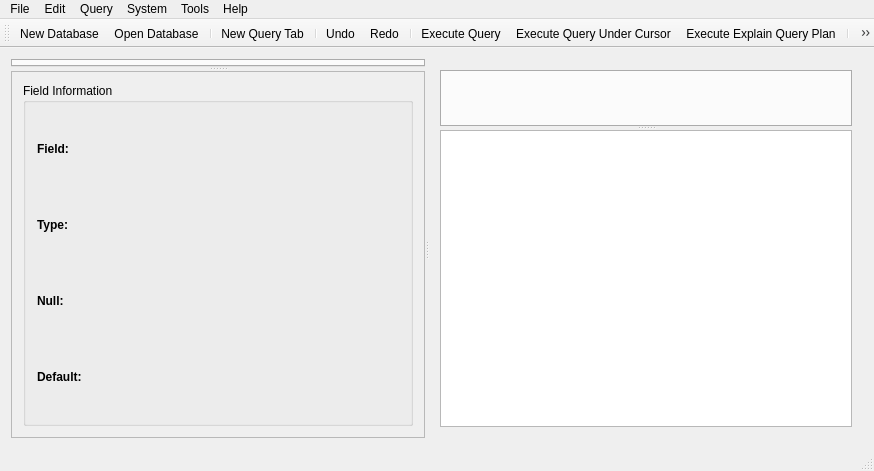
<?xml version="1.0" encoding="UTF-8"?>
<ui version="4.0">
 <class>FrmMainWindow</class>
 <widget class="QMainWindow" name="FrmMainWindow">
  <property name="geometry">
   <rect>
    <x>0</x>
    <y>0</y>
    <width>874</width>
    <height>471</height>
   </rect>
  </property>
  <property name="windowTitle">
   <string/>
  </property>
  <property name="windowIcon">
   <iconset resource="resursi.qrc">
    <normaloff>:/icons/icons/kosqlite.png</normaloff>:/icons/icons/kosqlite.png</iconset>
  </property>
  <widget class="QWidget" name="centralWidget">
   <layout class="QVBoxLayout" name="verticalLayout_2">
    <item>
     <widget class="QSplitter" name="splitterLeveOdDesneStrane">
      <property name="orientation">
       <enum>Qt::Horizontal</enum>
      </property>
      <widget class="QSplitter" name="splitterDatabaseOdFieldInformation">
       <property name="orientation">
        <enum>Qt::Vertical</enum>
       </property>
       <widget class="QTabWidget" name="tabDatabase">
        <property name="currentIndex">
         <number>-1</number>
        </property>
        <property name="tabsClosable">
         <bool>true</bool>
        </property>
        <property name="movable">
         <bool>true</bool>
        </property>
       </widget>
       <widget class="QScrollArea" name="scrollArea">
        <property name="widgetResizable">
         <bool>true</bool>
        </property>
        <widget class="QWidget" name="scrollAreaWidgetContents">
         <property name="geometry">
          <rect>
           <x>0</x>
           <y>0</y>
           <width>462</width>
           <height>349</height>
          </rect>
         </property>
         <layout class="QVBoxLayout" name="verticalLayout_3">
          <item>
           <widget class="QGroupBox" name="gbFieldInformation">
            <property name="sizePolicy">
             <sizepolicy hsizetype="Expanding" vsizetype="Preferred">
              <horstretch>0</horstretch>
              <verstretch>0</verstretch>
             </sizepolicy>
            </property>
            <property name="title">
             <string>Field Information</string>
            </property>
            <layout class="QVBoxLayout" name="verticalLayout_4">
             <item>
              <layout class="QGridLayout" name="fieldGrid">
               <item row="1" column="0">
                <widget class="QLabel" name="lblType">
                 <property name="text">
                  <string>&lt;html&gt;&lt;head/&gt;&lt;body&gt;&lt;p&gt;&lt;span style=&quot; font-weight:600;&quot;&gt;Type:&lt;/span&gt;&lt;/p&gt;&lt;/body&gt;&lt;/html&gt;</string>
                 </property>
                </widget>
               </item>
               <item row="2" column="0">
                <widget class="QLabel" name="lblNull">
                 <property name="text">
                  <string>&lt;html&gt;&lt;head/&gt;&lt;body&gt;&lt;p&gt;&lt;span style=&quot; font-weight:600;&quot;&gt;Null:&lt;/span&gt;&lt;/p&gt;&lt;/body&gt;&lt;/html&gt;</string>
                 </property>
                </widget>
               </item>
               <item row="0" column="0">
                <widget class="QLabel" name="lblField">
                 <property name="text">
                  <string>&lt;html&gt;&lt;head/&gt;&lt;body&gt;&lt;p&gt;&lt;span style=&quot; font-weight:600;&quot;&gt;Field:&lt;/span&gt;&lt;/p&gt;&lt;/body&gt;&lt;/html&gt;</string>
                 </property>
                </widget>
               </item>
               <item row="3" column="0">
                <widget class="QLabel" name="lblDefault">
                 <property name="text">
                  <string>&lt;html&gt;&lt;head/&gt;&lt;body&gt;&lt;p&gt;&lt;span style=&quot; font-weight:600;&quot;&gt;Default:&lt;/span&gt;&lt;/p&gt;&lt;/body&gt;&lt;/html&gt;</string>
                 </property>
                </widget>
               </item>
              </layout>
             </item>
            </layout>
           </widget>
          </item>
         </layout>
        </widget>
       </widget>
      </widget>
      <widget class="QWidget" name="layoutWidget">
       <layout class="QVBoxLayout" name="verticalLayout">
        <item>
         <widget class="QSplitter" name="splitterQueryOdTblOdMessage">
          <property name="orientation">
           <enum>Qt::Vertical</enum>
          </property>
          <widget class="QTabWidget" name="tabResult">
           <property name="tabPosition">
            <enum>QTabWidget::South</enum>
           </property>
           <property name="tabsClosable">
            <bool>true</bool>
           </property>
          </widget>
          <widget class="QTableWidget" name="tblOutput">
           <property name="sizeAdjustPolicy">
            <enum>QAbstractScrollArea::AdjustToContents</enum>
           </property>
          </widget>
         </widget>
        </item>
       </layout>
      </widget>
     </widget>
    </item>
   </layout>
  </widget>
  <widget class="QMenuBar" name="menuBar">
   <property name="geometry">
    <rect>
     <x>0</x>
     <y>0</y>
     <width>874</width>
     <height>19</height>
    </rect>
   </property>
   <widget class="QMenu" name="menuFile">
    <property name="title">
     <string>File</string>
    </property>
    <addaction name="actionNew_Database"/>
    <addaction name="actionOpen_Database"/>
    <addaction name="actionRecent_Databases"/>
    <addaction name="separator"/>
    <addaction name="actionNew_Query_Tab"/>
    <addaction name="actionClose_All_Querys_Except_This"/>
    <addaction name="actionClose_All_Querys"/>
    <addaction name="separator"/>
    <addaction name="actionOpen_SQL_Script"/>
    <addaction name="actionSave_SQL_Script"/>
    <addaction name="actionSave_SQL_Script_As"/>
    <addaction name="separator"/>
    <addaction name="actionPrint"/>
    <addaction name="separator"/>
    <addaction name="actionExit"/>
   </widget>
   <widget class="QMenu" name="menuEdit">
    <property name="title">
     <string>Edit</string>
    </property>
    <addaction name="actionUndo"/>
    <addaction name="actionRedo"/>
    <addaction name="separator"/>
    <addaction name="actionCut"/>
    <addaction name="actionCopy"/>
    <addaction name="actionPaste"/>
    <addaction name="actionDelete"/>
    <addaction name="separator"/>
    <addaction name="actionSelect_All"/>
    <addaction name="separator"/>
    <addaction name="actionFind"/>
    <addaction name="actionFind_And_Replace"/>
   </widget>
   <widget class="QMenu" name="menuQuery">
    <property name="title">
     <string>Query</string>
    </property>
    <addaction name="actionExecute_Query"/>
    <addaction name="actionExecute_Query_Under_Cursor"/>
    <addaction name="actionExecute_Explain_Query_Plan"/>
    <addaction name="separator"/>
    <addaction name="actionStop_Query"/>
   </widget>
   <widget class="QMenu" name="menuTools">
    <property name="title">
     <string>Tools</string>
    </property>
    <addaction name="actionOptions"/>
    <addaction name="separator"/>
    <addaction name="actionReset_Layout"/>
   </widget>
   <widget class="QMenu" name="menuHelp">
    <property name="title">
     <string>Help</string>
    </property>
    <addaction name="actionHelp"/>
    <addaction name="separator"/>
    <addaction name="actionCheck_For_Updates"/>
    <addaction name="separator"/>
    <addaction name="actionAbout_Qt"/>
    <addaction name="actionAbout_KoSQLite"/>
   </widget>
   <widget class="QMenu" name="menuSystem">
    <property name="title">
     <string>System</string>
    </property>
    <addaction name="actionExport_Schema"/>
    <addaction name="actionDump_Database"/>
    <addaction name="separator"/>
    <addaction name="actionAnalyze_Statistics"/>
    <addaction name="actionVacuum"/>
    <addaction name="separator"/>
    <addaction name="actionAttach_Database"/>
    <addaction name="separator"/>
    <addaction name="actionPragma_Statements"/>
   </widget>
   <addaction name="menuFile"/>
   <addaction name="menuEdit"/>
   <addaction name="menuQuery"/>
   <addaction name="menuSystem"/>
   <addaction name="menuTools"/>
   <addaction name="menuHelp"/>
  </widget>
  <widget class="QToolBar" name="mainToolBar">
   <property name="windowTitle">
    <string>Main Tool Bar</string>
   </property>
   <property name="iconSize">
    <size>
     <width>32</width>
     <height>32</height>
    </size>
   </property>
   <attribute name="toolBarArea">
    <enum>TopToolBarArea</enum>
   </attribute>
   <attribute name="toolBarBreak">
    <bool>false</bool>
   </attribute>
   <addaction name="actionNew_Database"/>
   <addaction name="actionOpen_Database"/>
   <addaction name="separator"/>
   <addaction name="actionNew_Query_Tab"/>
   <addaction name="separator"/>
   <addaction name="actionUndo"/>
   <addaction name="actionRedo"/>
   <addaction name="separator"/>
   <addaction name="actionExecute_Query"/>
   <addaction name="actionExecute_Query_Under_Cursor"/>
   <addaction name="actionExecute_Explain_Query_Plan"/>
   <addaction name="separator"/>
   <addaction name="actionStop_Query"/>
   <addaction name="separator"/>
   <addaction name="actionReload"/>
  </widget>
  <widget class="QStatusBar" name="statusBar"/>
  <action name="actionNew_Database">
   <property name="icon">
    <iconset resource="resursi.qrc">
     <normaloff>:/icons/icons/database.png</normaloff>:/icons/icons/database.png</iconset>
   </property>
   <property name="text">
    <string>New Database...</string>
   </property>
  </action>
  <action name="actionOpen_Database">
   <property name="icon">
    <iconset resource="resursi.qrc">
     <normaloff>:/icons/icons/opendatabase.png</normaloff>:/icons/icons/opendatabase.png</iconset>
   </property>
   <property name="text">
    <string>Open Database...</string>
   </property>
  </action>
  <action name="actionRecent_Databases">
   <property name="text">
    <string>Recent Databases</string>
   </property>
  </action>
  <action name="actionNew_Query_Tab">
   <property name="icon">
    <iconset resource="resursi.qrc">
     <normaloff>:/icons/icons/newtab.png</normaloff>:/icons/icons/newtab.png</iconset>
   </property>
   <property name="text">
    <string>New Query Tab</string>
   </property>
   <property name="toolTip">
    <string>New Query Tab Ctrl+T</string>
   </property>
   <property name="shortcut">
    <string>Ctrl+T</string>
   </property>
  </action>
  <action name="actionClose_All_Querys_Except_This">
   <property name="icon">
    <iconset resource="resursi.qrc">
     <normaloff>:/icons/icons/closetabs.png</normaloff>:/icons/icons/closetabs.png</iconset>
   </property>
   <property name="text">
    <string>Close All Querys Except This</string>
   </property>
  </action>
  <action name="actionOpen_SQL_Script">
   <property name="icon">
    <iconset resource="resursi.qrc">
     <normaloff>:/icons/icons/open.png</normaloff>:/icons/icons/open.png</iconset>
   </property>
   <property name="text">
    <string>Open SQL Script...</string>
   </property>
   <property name="toolTip">
    <string>Open SQL Script Ctrl+O</string>
   </property>
   <property name="shortcut">
    <string>Ctrl+O</string>
   </property>
  </action>
  <action name="actionSave_SQL_Script">
   <property name="icon">
    <iconset resource="resursi.qrc">
     <normaloff>:/icons/icons/save.png</normaloff>:/icons/icons/save.png</iconset>
   </property>
   <property name="text">
    <string>Save SQL Script</string>
   </property>
   <property name="toolTip">
    <string>Save SQL Script Ctrl+S</string>
   </property>
   <property name="shortcut">
    <string>Ctrl+S</string>
   </property>
  </action>
  <action name="actionSave_SQL_Script_As">
   <property name="icon">
    <iconset resource="resursi.qrc">
     <normaloff>:/icons/icons/saveas.png</normaloff>:/icons/icons/saveas.png</iconset>
   </property>
   <property name="text">
    <string>Save SQL Script As...</string>
   </property>
   <property name="toolTip">
    <string>Save SQL Script As Ctrl+Shift+S</string>
   </property>
   <property name="shortcut">
    <string>Ctrl+Shift+S</string>
   </property>
  </action>
  <action name="actionPrint">
   <property name="icon">
    <iconset resource="resursi.qrc">
     <normaloff>:/icons/icons/print.png</normaloff>:/icons/icons/print.png</iconset>
   </property>
   <property name="text">
    <string>Print</string>
   </property>
   <property name="toolTip">
    <string>Print Ctrl+P</string>
   </property>
   <property name="shortcut">
    <string>Ctrl+P</string>
   </property>
  </action>
  <action name="actionExit">
   <property name="text">
    <string>Exit</string>
   </property>
  </action>
  <action name="actionUndo">
   <property name="icon">
    <iconset resource="resursi.qrc">
     <normaloff>:/icons/icons/undo.png</normaloff>:/icons/icons/undo.png</iconset>
   </property>
   <property name="text">
    <string>Undo</string>
   </property>
   <property name="toolTip">
    <string>Undo Ctrl+Z</string>
   </property>
   <property name="shortcut">
    <string>Ctrl+Z</string>
   </property>
  </action>
  <action name="actionRedo">
   <property name="icon">
    <iconset resource="resursi.qrc">
     <normaloff>:/icons/icons/redo.png</normaloff>:/icons/icons/redo.png</iconset>
   </property>
   <property name="text">
    <string>Redo</string>
   </property>
   <property name="toolTip">
    <string>Redo Ctrl+Y</string>
   </property>
   <property name="shortcut">
    <string>Ctrl+Y</string>
   </property>
  </action>
  <action name="actionCut">
   <property name="icon">
    <iconset resource="resursi.qrc">
     <normaloff>:/icons/icons/cut.png</normaloff>:/icons/icons/cut.png</iconset>
   </property>
   <property name="text">
    <string>Cut</string>
   </property>
   <property name="toolTip">
    <string>Cut Ctrl+X</string>
   </property>
   <property name="shortcut">
    <string>Ctrl+X</string>
   </property>
  </action>
  <action name="actionCopy">
   <property name="icon">
    <iconset resource="resursi.qrc">
     <normaloff>:/icons/icons/copy.png</normaloff>:/icons/icons/copy.png</iconset>
   </property>
   <property name="text">
    <string>Copy</string>
   </property>
   <property name="toolTip">
    <string>Copy Ctrl+C</string>
   </property>
   <property name="shortcut">
    <string>Ctrl+C</string>
   </property>
  </action>
  <action name="actionPaste">
   <property name="icon">
    <iconset resource="resursi.qrc">
     <normaloff>:/icons/icons/paste.png</normaloff>:/icons/icons/paste.png</iconset>
   </property>
   <property name="text">
    <string>Paste</string>
   </property>
   <property name="toolTip">
    <string>Paste Ctrl+V</string>
   </property>
   <property name="shortcut">
    <string>Ctrl+V</string>
   </property>
  </action>
  <action name="actionDelete">
   <property name="icon">
    <iconset resource="resursi.qrc">
     <normaloff>:/icons/icons/delete.png</normaloff>:/icons/icons/delete.png</iconset>
   </property>
   <property name="text">
    <string>Delete</string>
   </property>
  </action>
  <action name="actionSelect_All">
   <property name="text">
    <string>Select All</string>
   </property>
   <property name="toolTip">
    <string>Select All Ctrl+A</string>
   </property>
   <property name="shortcut">
    <string>Ctrl+A</string>
   </property>
  </action>
  <action name="actionFind">
   <property name="icon">
    <iconset resource="resursi.qrc">
     <normaloff>:/icons/icons/find.png</normaloff>:/icons/icons/find.png</iconset>
   </property>
   <property name="text">
    <string>Find</string>
   </property>
   <property name="toolTip">
    <string>Find Ctrl+F</string>
   </property>
   <property name="shortcut">
    <string>Ctrl+F</string>
   </property>
  </action>
  <action name="actionFind_And_Replace">
   <property name="icon">
    <iconset resource="resursi.qrc">
     <normaloff>:/icons/icons/replace.png</normaloff>:/icons/icons/replace.png</iconset>
   </property>
   <property name="text">
    <string>Find And Replace</string>
   </property>
   <property name="toolTip">
    <string>Find And Replace Ctrl+R</string>
   </property>
   <property name="shortcut">
    <string>Ctrl+R</string>
   </property>
  </action>
  <action name="actionExecute_Query">
   <property name="icon">
    <iconset resource="resursi.qrc">
     <normaloff>:/icons/icons/execute.png</normaloff>:/icons/icons/execute.png</iconset>
   </property>
   <property name="text">
    <string>Execute Query</string>
   </property>
   <property name="toolTip">
    <string>Execute Query F5</string>
   </property>
   <property name="shortcut">
    <string>F5</string>
   </property>
  </action>
  <action name="actionStop_Query">
   <property name="icon">
    <iconset resource="resursi.qrc">
     <normaloff>:/icons/icons/stop.png</normaloff>:/icons/icons/stop.png</iconset>
   </property>
   <property name="text">
    <string>Stop Query</string>
   </property>
  </action>
  <action name="actionOptions">
   <property name="icon">
    <iconset resource="resursi.qrc">
     <normaloff>:/icons/icons/configure.png</normaloff>:/icons/icons/configure.png</iconset>
   </property>
   <property name="text">
    <string>Options</string>
   </property>
  </action>
  <action name="actionReset_Layout">
   <property name="text">
    <string>Reset Layout</string>
   </property>
  </action>
  <action name="actionHelp">
   <property name="text">
    <string>Help</string>
   </property>
  </action>
  <action name="actionCheck_For_Updates">
   <property name="icon">
    <iconset resource="resursi.qrc">
     <normaloff>:/icons/icons/update.png</normaloff>:/icons/icons/update.png</iconset>
   </property>
   <property name="text">
    <string>Check For Updates</string>
   </property>
  </action>
  <action name="actionAbout_Qt">
   <property name="icon">
    <iconset resource="resursi.qrc">
     <normaloff>:/icons/icons/qt.png</normaloff>:/icons/icons/qt.png</iconset>
   </property>
   <property name="text">
    <string>About Qt</string>
   </property>
  </action>
  <action name="actionAbout_KoSQLite">
   <property name="icon">
    <iconset resource="resursi.qrc">
     <normaloff>:/icons/icons/kosqlite.png</normaloff>:/icons/icons/kosqlite.png</iconset>
   </property>
   <property name="text">
    <string>About KoSQLite</string>
   </property>
   <property name="toolTip">
    <string>About KoSQLite</string>
   </property>
  </action>
  <action name="actionReload">
   <property name="icon">
    <iconset resource="resursi.qrc">
     <normaloff>:/icons/icons/reload.png</normaloff>:/icons/icons/reload.png</iconset>
   </property>
   <property name="text">
    <string>Reload</string>
   </property>
   <property name="toolTip">
    <string>Reload F2</string>
   </property>
   <property name="shortcut">
    <string>F2</string>
   </property>
  </action>
  <action name="actionExecute_Query_Under_Cursor">
   <property name="icon">
    <iconset resource="resursi.qrc">
     <normaloff>:/icons/icons/executeselected.png</normaloff>:/icons/icons/executeselected.png</iconset>
   </property>
   <property name="text">
    <string>Execute Query Under Cursor</string>
   </property>
   <property name="toolTip">
    <string>Execute Query Under Cursor</string>
   </property>
  </action>
  <action name="actionExecute_Explain_Query_Plan">
   <property name="icon">
    <iconset resource="resursi.qrc">
     <normaloff>:/icons/icons/executeexplain.png</normaloff>:/icons/icons/executeexplain.png</iconset>
   </property>
   <property name="text">
    <string>Execute Explain Query Plan</string>
   </property>
   <property name="toolTip">
    <string>Execute Explain Query Plan</string>
   </property>
  </action>
  <action name="actionExport_Schema">
   <property name="text">
    <string>Export Schema</string>
   </property>
  </action>
  <action name="actionDump_Database">
   <property name="text">
    <string>Dump Database</string>
   </property>
  </action>
  <action name="actionAnalyze_Statistics">
   <property name="text">
    <string>Analyze Statistics</string>
   </property>
  </action>
  <action name="actionVacuum">
   <property name="text">
    <string>Vacuum</string>
   </property>
  </action>
  <action name="actionAttach_Database">
   <property name="text">
    <string>Attach Database</string>
   </property>
  </action>
  <action name="actionPragma_Statements">
   <property name="text">
    <string>Pragma Statements</string>
   </property>
  </action>
  <action name="actionClose_All_Querys">
   <property name="text">
    <string>Close All Querys</string>
   </property>
  </action>
 </widget>
 <layoutdefault spacing="6" margin="11"/>
 <resources>
  <include location="resursi.qrc"/>
 </resources>
 <connections/>
</ui>
